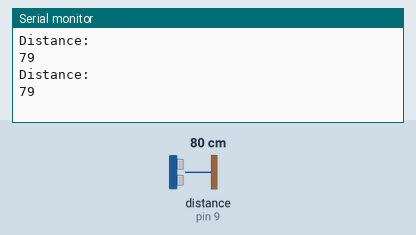
Recording of a sketch running on a simulated Arduino Uno, built with avr-gcc and run on an emulated ATmega328P. Shown: the last lines printed to the serial monitor. Wiring (inferred from the names in the program): ultrasonic range finder: trigger pin 8; echo pin 9. The test bench sets the inputs (shaded band); at power-on: distance to the obstacle (sensor on pin 9) 80 cm. The echo pulse lasts 58.3 µs per cm.

Above: at 1.8 s.
1.9 s: distance to the obstacle (sensor on pin 9) set to 2 cm
At 2.8 s:
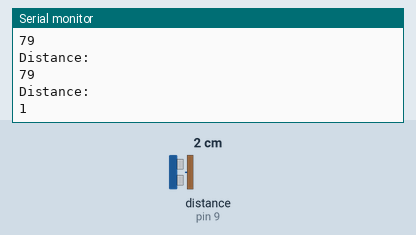
3.4 s: distance to the obstacle (sensor on pin 9) set to 4 cm
At 4.8 s:
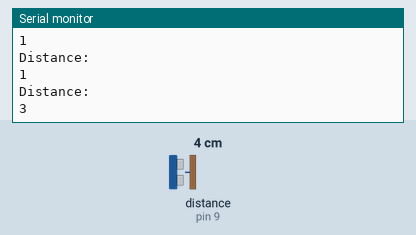
Timing chart, 0 to 6.4 s (numbered marks = the images above; inputs shaded):
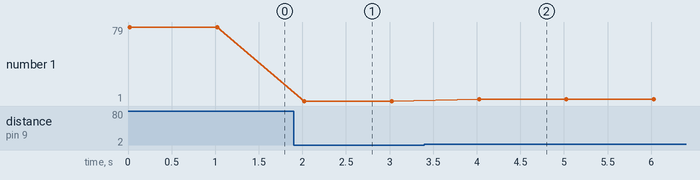

The sketch:

Ultrasonic.ino
```cpp
int trigpin = 8; //connecting the trigger pin of the US sensor to digital pin 8
int echopin = 9; // connecting the echo pin to digital pin 9
void setup() {
  Serial.begin(9600); //initializing serial monitor for output
  pinMode(trigpin,OUTPUT); //setting the trigger pin to output mode
  pinMode(echopin,INPUT); //setting the echo pin to input mode
}

void loop() {
  long duration, distance; // duration is the value of how much time does the sound wave take from transmission to receiving, making a round trip

  //the following sets the trigpin high, transmitting ultrasonic wave, but just for 10 microseconds, and then sets it low, creating an ultrasonic pulse

  digitalWrite(trigpin, HIGH);
  delayMicroseconds(10);
  digitalWrite(trigpin, LOW);

  //duration can be calculated using pulseIn function, where pulseIn starts a timer, setting echo pin to high, and the stops it when echo pin receives an input, thus noting down the value of the time taken for the roundtrip

  duration = pulseIn(echopin, HIGH); //in microsec
  distance = (duration * 0.0343)/2; // speed of sound in cm/microsec = 0.0343, and dividing by 2 because we need the distance of one-way travel

  Serial.println("Distance: ");
  Serial.println(distance);
  delay(1000); //goes back to loop after 1 second

}
```

Measured:
- after the input at 1.9 s, the serial monitor: prints a new line after 0.12 s (image 1)
- after the input at 3.4 s, the serial monitor: prints a new line after 0.63 s (image 2)
- plotted number 1: 79 → 1 after the input at 1.9 s, 1 → 3 after the input at 3.4 s
